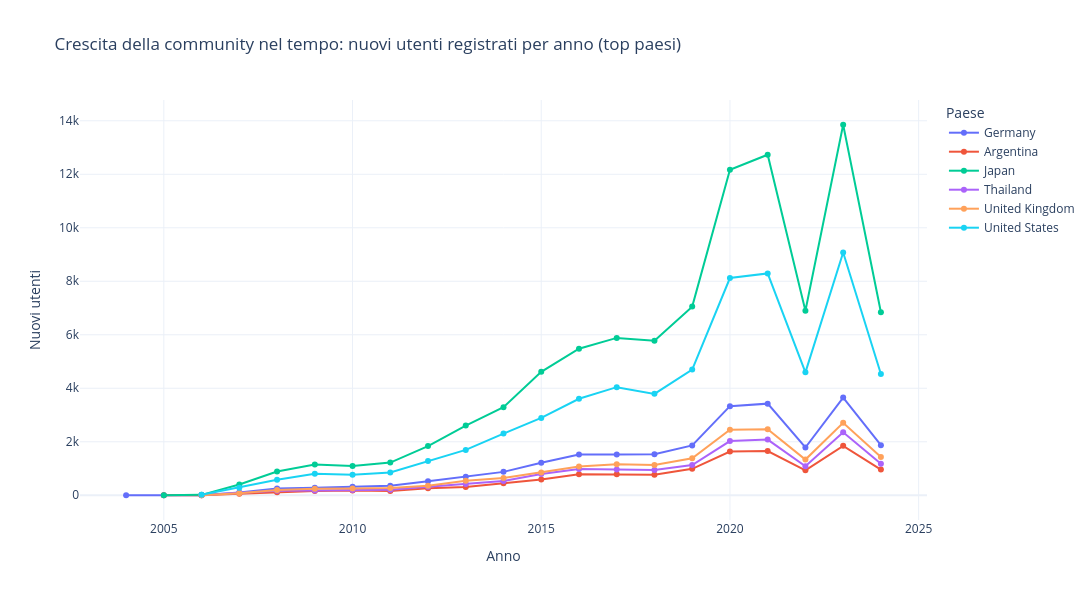

Notebook source saved alongside this figure:
### Markdown cell above
## Come si è evoluta nel tempo la crescita della community/nuovi utenti per gli anime nelle aree dove sono più concentrate?

### Code cell
df = df_profiles.copy()

# converto joined + extract year
profiles["joined"] = pd.to_datetime(profiles["joined"], errors="coerce")
profiles["joined_year"] = profiles["joined"].dt.year

#filter year
profiles = profiles[(profiles["joined_year"] >= 1917) & (profiles["joined_year"] <= 2024)]

#Top 6 countries
top_countries = (
    profiles.dropna(subset=["country"])
            .groupby("country")["username"]
            .nunique()
            .sort_values(ascending=False)
            .head(6)
            .index
)
profiles_top = profiles[profiles["country"].isin(top_countries)].copy()
# new users to year
trend = (
    profiles_top.dropna(subset=["joined_year", "country"])
                .groupby(["joined_year", "country"])["username"]
                .nunique()
                .reset_index(name="n_users")
)

fig = px.line(trend, x="joined_year", y="n_users", color="country", markers=True)

#line chart
fig = px.line(
    trend,
    x="joined_year",
    y="n_users",
    color="country",
    markers=True,
    title="Crescita della community nel tempo: nuovi utenti registrati per anno (top paesi)"
)

fig.update_layout(
    template="plotly_white",
    width=1100, height=600,
    xaxis_title="Anno",
    yaxis_title="Nuovi utenti" ,
    legend_title_text = "Paese"
)

fig.show()

### Figure 1 — Plotly figure (JSON) as saved in the notebook; plotly's stock layout.template omitted (floating-point values rounded to 4 significant figures)
{"data": [{"hovertemplate": "country=Germany<br>joined_year=%{x}<br>n_users=%{y}<extra></extra>", "legendgroup": "Germany", "line": {"color": "#636efa", "dash": "solid"}, "marker": {"symbol": "circle"}, "mode": "lines+markers", "name": "Germany", "orientation": "v", "showlegend": true, "x": [2004.0, 2005.0, 2006.0, 2007.0, 2008.0, 2009.0, 2010.0, 2011.0, 2012.0, 2013.0, 2014.0, 2015.0, 2016.0, 2017.0, 2018.0, 2019.0, 2020.0, 2021.0, 2022.0, 2023.0, 2024.0], "xaxis": "x", "y": [1, 1, 3, 103, 256, 283, 323, 354, 523, 688, 875, 1215, 1528, 1528, 1536, 1865, 3331, 3426, 1786, 3651, 1873], "yaxis": "y", "type": "scatter"}, {"hovertemplate": "country=Argentina<br>joined_year=%{x}<br>n_users=%{y}<extra></extra>", "legendgroup": "Argentina", "line": {"color": "#EF553B", "dash": "solid"}, "marker": {"symbol": "circle"}, "mode": "lines+markers", "name": "Argentina", "orientation": "v", "showlegend": true, "x": [2005.0, 2006.0, 2007.0, 2008.0, 2009.0, 2010.0, 2011.0, 2012.0, 2013.0, 2014.0, 2015.0, 2016.0, 2017.0, 2018.0, 2019.0, 2020.0, 2021.0, 2022.0, 2023.0, 2024.0], "xaxis": "x", "y": [2, 1, 57, 114, 164, 179, 160, 261, 306, 447, 591, 783, 782, 771, 988, 1635, 1655, 932, 1848, 962], "yaxis": "y", "type": "scatter"}, {"hovertemplate": "country=Japan<br>joined_year=%{x}<br>n_users=%{y}<extra></extra>", "legendgroup": "Japan", "line": {"color": "#00cc96", "dash": "solid"}, "marker": {"symbol": "circle"}, "mode": "lines+markers", "name": "Japan", "orientation": "v", "showlegend": true, "x": [2005.0, 2006.0, 2007.0, 2008.0, 2009.0, 2010.0, 2011.0, 2012.0, 2013.0, 2014.0, 2015.0, 2016.0, 2017.0, 2018.0, 2019.0, 2020.0, 2021.0, 2022.0, 2023.0, 2024.0], "xaxis": "x", "y": [3, 16, 404, 890, 1154, 1093, 1221, 1838, 2608, 3290, 4616, 5479, 5884, 5776, 7053, 12166, 12732, 6899, 13852, 6842], "yaxis": "y", "type": "scatter"}, {"hovertemplate": "country=Thailand<br>joined_year=%{x}<br>n_users=%{y}<extra></extra>", "legendgroup": "Thailand", "line": {"color": "#ab63fa", "dash": "solid"}, "marker": {"symbol": "circle"}, "mode": "lines+markers", "name": "Thailand", "orientation": "v", "showlegend": true, "x": [2006.0, 2007.0, 2008.0, 2009.0, 2010.0, 2011.0, 2012.0, 2013.0, 2014.0, 2015.0, 2016.0, 2017.0, 2018.0, 2019.0, 2020.0, 2021.0, 2022.0, 2023.0, 2024.0], "xaxis": "x", "y": [6, 81, 171, 178, 198, 206, 320, 424, 530, 795, 984, 960, 941, 1129, 2025, 2083, 1087, 2357, 1181], "yaxis": "y", "type": "scatter"}, {"hovertemplate": "country=United Kingdom<br>joined_year=%{x}<br>n_users=%{y}<extra></extra>", "legendgroup": "United Kingdom", "line": {"color": "#FFA15A", "dash": "solid"}, "marker": {"symbol": "circle"}, "mode": "lines+markers", "name": "United Kingdom", "orientation": "v", "showlegend": true, "x": [2006.0, 2007.0, 2008.0, 2009.0, 2010.0, 2011.0, 2012.0, 2013.0, 2014.0, 2015.0, 2016.0, 2017.0, 2018.0, 2019.0, 2020.0, 2021.0, 2022.0, 2023.0, 2024.0], "xaxis": "x", "y": [4, 75, 197, 248, 252, 269, 354, 541, 650, 853, 1077, 1161, 1132, 1385, 2454, 2472, 1334, 2709, 1433], "yaxis": "y", "type": "scatter"}, {"hovertemplate": "country=United States<br>joined_year=%{x}<br>n_users=%{y}<extra></extra>", "legendgroup": "United States", "line": {"color": "#19d3f3", "dash": "solid"}, "marker": {"symbol": "circle"}, "mode": "lines+markers", "name": "United States", "orientation": "v", "showlegend": true, "x": [2006.0, 2007.0, 2008.0, 2009.0, 2010.0, 2011.0, 2012.0, 2013.0, 2014.0, 2015.0, 2016.0, 2017.0, 2018.0, 2019.0, 2020.0, 2021.0, 2022.0, 2023.0, 2024.0], "xaxis": "x", "y": [16, 284, 579, 801, 769, 851, 1283, 1697, 2307, 2892, 3607, 4042, 3791, 4700, 8122, 8294, 4596, 9076, 4536], "yaxis": "y", "type": "scatter"}], "layout": {"xaxis": {"anchor": "y", "domain": [0.0, 1.0], "title": {"text": "Anno"}}, "yaxis": {"anchor": "x", "domain": [0.0, 1.0], "title": {"text": "Nuovi utenti"}}, "legend": {"title": {"text": "Paese"}, "tracegroupgap": 0}, "title": {"text": "Crescita della community nel tempo: nuovi utenti registrati per anno (top paesi)"}, "width": 1100, "height": 600}}
